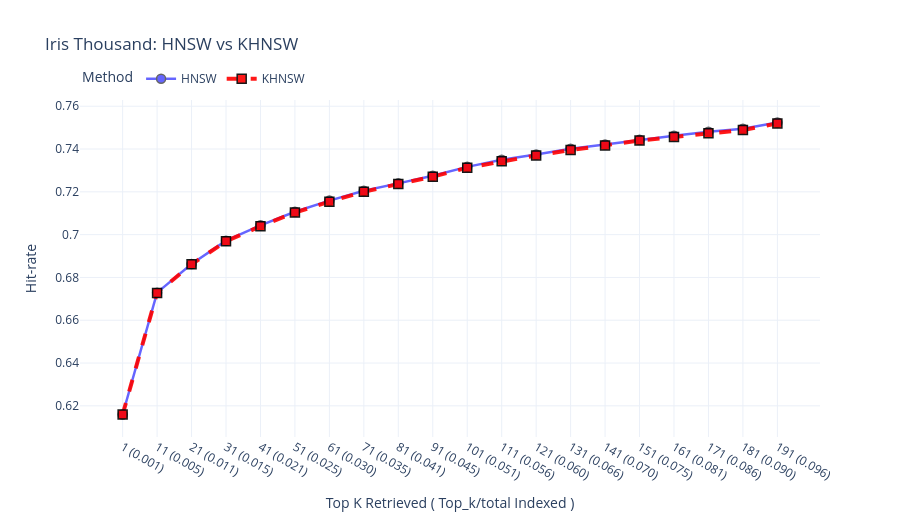

Notebook code cell kept with this figure:
### Code cell
# combine_plot_results.py
import numpy as np
import plotly.graph_objects as go

# Load only HNSW and KHNSW result files
hnsw = np.load('IrisThousand_hnsw.npz')   # keys: 'x','y'
khnsw = np.load('IrisThousand_khnsw.npz')

# Keep explicit order so KHNSW is added last (drawn on top)
ordered = [
    ('HNSW', hnsw),
    ('KHNSW', khnsw)
]

# Styles (opacity moved to trace-level usage)
style = {
    'HNSW':  {'marker':'circle',  'dash':'solid', 'color':'blue', 'line_width':2.5, 'opacity':0.6},
    'KHNSW': {'marker':'square',  'dash':'dash',  'color':'red',  'line_width':4.0, 'opacity':0.9}
}

fig = go.Figure()

for name, data in ordered:
    x = data['x']
    y = data['y']
    fig.add_trace(go.Scatter(
        x = x,
        y = y,
        mode = 'lines+markers',
        name = name,
        opacity = style[name]['opacity'],   # <-- trace-level opacity
        marker = dict(
            symbol = style[name]['marker'],
            size = 9,
            color = style[name]['color'],
            line = dict(width=1.5, color='black')  # outline
        ),
        line = dict(
            dash = style[name]['dash'],
            width = style[name]['line_width'],
            color = style[name]['color']
        ),
        hovertemplate = f'{name}<br>Penetration: %{{x}}<br>Hit-rate: %{{y:.3f}}<extra></extra>'
    ))

fig.update_layout(
    title = 'Iris Thousand: HNSW vs KHNSW',
    xaxis_title = 'Top K Retrieved ( Top_k/total Indexed )',
    yaxis_title = 'Hit-rate',
    legend = dict(title='Method', orientation='h', yanchor='bottom', y=1.02, xanchor='left', x=0),
    template = 'plotly_white',
    width = 900, height = 520
)

fig.write_html('combined_hitrate_hnsw_khnsw.html', include_plotlyjs='cdn')
fig.show()

### Figure 1 — Plotly figure (JSON) as saved in the notebook; plotly's stock layout.template omitted (floating-point values rounded to 4 significant figures)
{"data": [{"hovertemplate": "HNSW<br>Penetration: %{x}<br>Hit-rate: %{y:.3f}<extra></extra>", "line": {"color": "blue", "dash": "solid", "width": 2.5}, "marker": {"color": "blue", "line": {"color": "black", "width": 1.5}, "size": 9, "symbol": "circle"}, "mode": "lines+markers", "name": "HNSW", "opacity": 0.6, "type": "scatter", "x": ["1 (0.001)", "11 (0.005)", "21 (0.011)", "31 (0.015)", "41 (0.021)", "51 (0.025)", "61 (0.030)", "71 (0.035)", "81 (0.041)", "91 (0.045)", "101 (0.051)", "111 (0.056)", "121 (0.060)", "131 (0.066)", "141 (0.070)", "151 (0.075)", "161 (0.081)", "171 (0.086)", "181 (0.090)", "191 (0.096)"], "y": [0.6159, 0.6729, 0.6862, 0.6972, 0.7044, 0.7107, 0.7159, 0.7205, 0.724, 0.7275, 0.7317, 0.735, 0.7374, 0.7402, 0.7421, 0.7443, 0.7462, 0.748, 0.7495, 0.7524]}, {"hovertemplate": "KHNSW<br>Penetration: %{x}<br>Hit-rate: %{y:.3f}<extra></extra>", "line": {"color": "red", "dash": "dash", "width": 4}, "marker": {"color": "red", "line": {"color": "black", "width": 1.5}, "size": 9, "symbol": "square"}, "mode": "lines+markers", "name": "KHNSW", "opacity": 0.9, "type": "scatter", "x": ["1 (0.001)", "11 (0.005)", "21 (0.011)", "31 (0.015)", "41 (0.021)", "51 (0.025)", "61 (0.030)", "71 (0.035)", "81 (0.041)", "91 (0.045)", "101 (0.051)", "111 (0.056)", "121 (0.060)", "131 (0.066)", "141 (0.070)", "151 (0.075)", "161 (0.081)", "171 (0.086)", "181 (0.090)", "191 (0.096)"], "y": [0.6159, 0.6728, 0.6861, 0.6969, 0.7039, 0.7103, 0.7154, 0.72, 0.7237, 0.7271, 0.7312, 0.7343, 0.737, 0.7395, 0.7417, 0.744, 0.7456, 0.7474, 0.7489, 0.752]}], "layout": {"height": 520, "legend": {"orientation": "h", "title": {"text": "Method"}, "x": 0, "xanchor": "left", "y": 1.02, "yanchor": "bottom"}, "title": {"text": "Iris Thousand: HNSW vs KHNSW"}, "width": 900, "xaxis": {"title": {"text": "Top K Retrieved ( Top_k/total Indexed )"}}, "yaxis": {"title": {"text": "Hit-rate"}}}}
